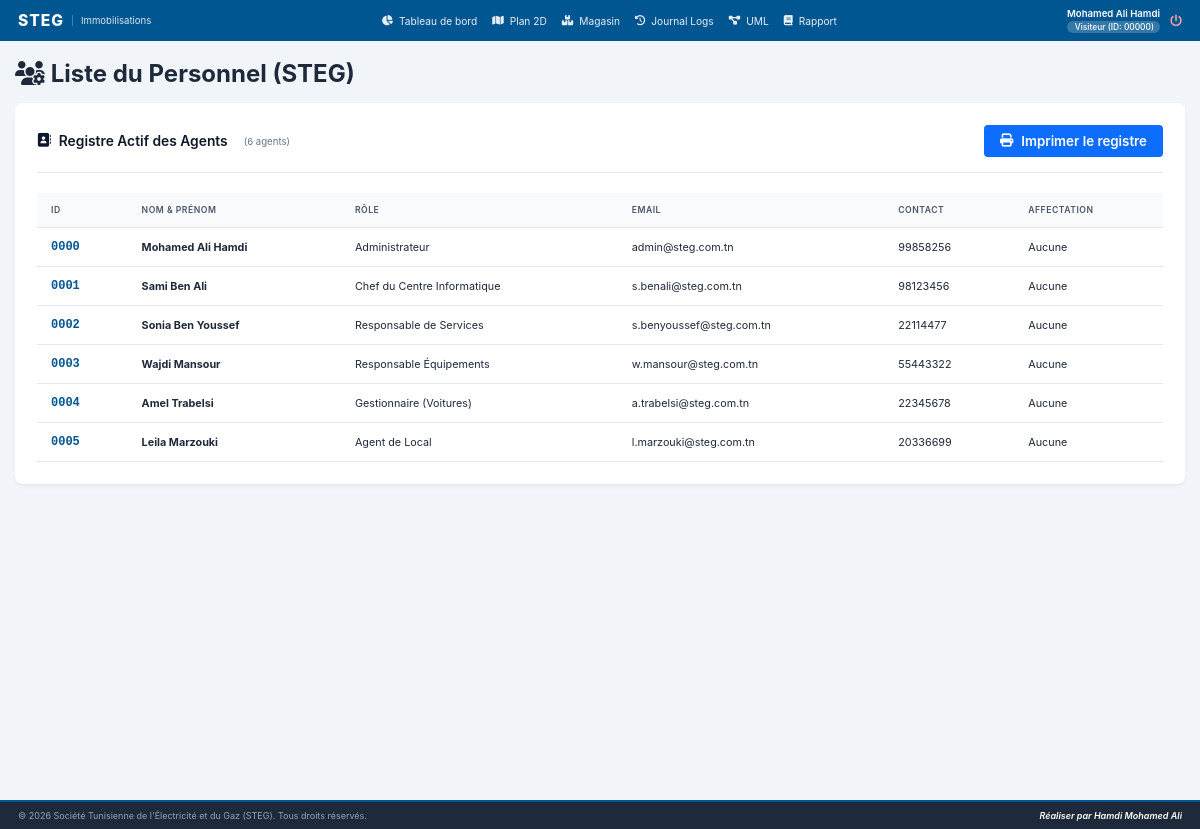
The app's page /code/views/list_utilisateurs.php (signed in) with its own data.
### tables this page shows
CREATE TABLE `users` (
  `idUtilisateur` int(5) UNSIGNED ZEROFILL NOT NULL AUTO_INCREMENT,
  `nom` varchar(255) NOT NULL,
  `email` varchar(255) NOT NULL,
  `tel` varchar(15) NOT NULL,
  `motDePasse` varchar(255) NOT NULL,
  `idProfil` int(11) NOT NULL,
  `idLocalAssigne` int(11) DEFAULT NULL,
  `statut` tinyint(1) NOT NULL DEFAULT 1 COMMENT '1 = Active, 0 = Inactive',
  PRIMARY KEY (`idUtilisateur`),
  UNIQUE KEY `unique_email` (`email`)
);

CREATE TABLE `profils` (
  `idProfil` int(11) NOT NULL AUTO_INCREMENT,
  `labelProfil` varchar(255) NOT NULL,
  PRIMARY KEY (`idProfil`)
);

### code/views/list_utilisateurs.php (the view, shortened to what this page needs)
<?php
require_once '../includes/header.php';
require_once '../includes/navbar.php';
require_once '../config/db.php';
$agents   = [];
try {
    $agents = $pdo->query("
        SELECT u.*, p.labelProfil
        FROM users u
        LEFT JOIN profils p ON u.idProfil = p.idProfil
        WHERE u.statut = 1
        ORDER BY u.idUtilisateur ASC
    ")->fetchAll(PDO::FETCH_ASSOC);
} catch (PDOException $e) {
    $errorMsg = "Impossible de charger le registre du personnel : " . $e->getMessage();
}
?>
<div class="users-wrapper">
    <div class="users-header">
        <h1><i class="fa-solid fa-users-gear"></i> Liste du Personnel (STEG)</h1>
    </div>
    <br>
    <div class="users-card card-table" style="background:white;border-radius:8px;box-shadow:var(--card-shadow);padding:22px;">
        <div style="display:flex;justify-content:space-between;align-items:center;margin-bottom:10px;">
            <h2 style="margin:0;font-size:1.15rem;color:#0f172a;font-weight:600;">
                <i class="fa-solid fa-address-book"></i> Registre Actif des Agents
                <span style="font-size:0.8rem;color:#64748b;font-weight:400;margin-left:8px;">
                    (<?= count($agents) ?> agent<?= count($agents) > 1 ? 's' : '' ?>)
                </span>
            </h2>
            <button type="button" id="btnPrintRegister" class="btn-print"
                    style="background-color:#0d6efd;color:white;border:none;padding:8px 16px;border-radius:4px;font-weight:600;cursor:pointer;display:flex;align-items:center;gap:8px;">
                <i class="fa-solid fa-print"></i> Imprimer le registre
            </button>
        </div>
        <hr style="border:0;height:1px;background:#e2e8f0;margin:15px 0 20px;">
        <div class="table-scroll">
            <table class="steg-table" style="width:100%;border-collapse:collapse;font-size:0.9rem;text-align:left;">
                <thead>
                    <tr style="background-color:#f8fafc;color:#475569;font-weight:600;font-size:0.85rem;text-transform:uppercase;letter-spacing:0.5px;">
                        <th style="padding:12px 14px;border-bottom:1px solid #e2e8f0;">ID</th>
                        <th style="padding:12px 14px;border-bottom:1px solid #e2e8f0;">Nom &amp; Prénom</th>
                        <th style="padding:12px 14px;border-bottom:1px solid #e2e8f0;">Rôle</th>
                        <th style="padding:12px 14px;border-bottom:1px solid #e2e8f0;">Email</th>
                        <th style="padding:12px 14px;border-bottom:1px solid #e2e8f0;">Contact</th>
                        <th style="padding:12px 14px;border-bottom:1px solid #e2e8f0;">Affectation</th>
                    </tr>
                </thead>
                <tbody>
                    <?php if (empty($agents)): ?>
                        <tr>
                            <td colspan="6" class="no-data" style="text-align:center;color:var(--text-light);font-style:italic;padding:25px 0;">
                                Aucun utilisateur actif trouvé.
                            </td>
                        </tr>
                    <?php else: ?>
                        <?php foreach ($agents as $agent): ?>
                        <tr style="border-bottom:1px solid #e2e8f0;">
                            <td class="cell-user-id" style="padding:12px 14px;font-family:'Courier New',Courier,monospace;font-weight:700;color:var(--primary-color);font-size:1rem;">
                                <?= str_pad($agent['idUtilisateur'], 4, '0', STR_PAD_LEFT) ?>
                            </td>
                            <td style="padding:12px 14px;"><strong><?= htmlspecialchars($agent['nom']) ?></strong></td>
                            <td style="padding:12px 14px;">
                                <?= htmlspecialchars($agent['labelProfil'] ?? 'N/A') ?>
                            </td>
                            <td style="padding:12px 14px;"><?= htmlspecialchars($agent['email']) ?></td>
                            <td style="padding:12px 14px;"><?= htmlspecialchars($agent['tel']) ?></td>
                            <td style="padding:12px 14px;">
                                <?php if ($agent['idLocalAssigne'] !== null && $agent['idLocalAssigne'] !== ''): ?>
                                    <span class="badge-loc-id"><i class="fa-solid fa-location-arrow"></i> Zone <?= htmlspecialchars($agent['idLocalAssigne']) ?></span>
                                <?php else: ?>
                                    <span class="text-muted">Aucune</span>
                                <?php endif; ?>
                            </td>
                        </tr>
                        <?php endforeach; ?>
                    <?php endif; ?>
                </tbody>
            </table>
        </div>
    </div>
</div>
<?php require_once '../includes/footer.php'; ?>

### code/includes/header.php (shortened to what this page needs)
<?php
$userIdFormate = str_pad($_SESSION['idUtilisateur'], 5, '0', STR_PAD_LEFT);
?>
<!DOCTYPE html>
<html lang="fr">
<head>
    <link rel="stylesheet" href="../css/style.css">
    <link rel="stylesheet" href="https://cdnjs.cloudflare.com/ajax/libs/font-awesome/6.4.0/css/all.min.css">
</head>
<body class="dashboard-body">
<div class="app-layout">

### code/includes/navbar.php
<?php
$idProfil = $_SESSION['idProfil'] ?? null;
?>
<nav class="main-navbar">
    <div class="nav-brand">
        <span class="brand-logo">STEG</span>
        <span class="brand-sub">Immobilisations</span>
    </div>
    <ul class="nav-links">
        <?php if ($idProfil !== null): ?>
            <?php if (in_array((int)$idProfil, [1, 2, 3, 4, 5])): ?>
                <li><a href="dashboard.php" class="nav-item"><i class="fa-solid fa-chart-pie"></i> Tableau de bord</a></li>
            <?php endif; ?>
            <?php if (in_array((int)$idProfil, [1, 2, 3, 4, 5, 6])): ?>
                <li><a href="gestion_plan.php" class="nav-item"><i class="fa-solid fa-map"></i> Plan 2D</a></li>
            <?php endif; ?>
            <?php if (in_array((int)$idProfil, [1, 2, 4])): ?>
                <li><a href="gestion_magasin.php" class="nav-item"><i class="fa-solid fa-boxes-stacked"></i> Magasin</a></li>
            <?php endif; ?>
            <?php if (in_array((int)$idProfil, [1, 2])): ?>
                <li><a href="logs.php" class="nav-item"><i class="fa-solid fa-history"></i> Journal Logs</a></li>
            <?php endif; ?>
            <?php if (in_array((int)$idProfil, [1])): ?>
                <li><a href="uml.php" class="nav-item"><i class="fa-solid fa-diagram-project"></i> UML</a></li>
                <li><a href="rapport.php" class="nav-item"><i class="fa-solid fa-book"></i> Rapport</a></li>
            <?php endif; ?>
        <?php endif; ?>
    </ul>
    <div class="nav-user-profile">
        <?php if (isset($_SESSION['nom']) || isset($_SESSION['labelProfil'])): ?>
            <div class="user-info">
                <span class="user-name">
                    <?= htmlspecialchars($_SESSION['nom'] ?? '') ?>
                </span>
                <span class="user-role-badge">
                    <?= htmlspecialchars(ucfirst($_SESSION['labelProfil'] ?? 'Visiteur')) ?>
                    (ID: <?= htmlspecialchars($userIdFormate ?? 'N/A') ?>)
                </span>
            </div>
            <a href="logout.php" class="btn-logout" title="Se déconnecter">
                <i class="fa-solid fa-power-off"></i>
            </a>
        <?php else: ?>
            <a href="login.php" class="nav-item"><i class="fa-solid fa-sign-in-alt"></i> Se connecter</a>
        <?php endif; ?>
    </div>
</nav>
<main class="main-content">

### code/includes/footer.php (shortened to what this page needs)
</main> </div> <footer class="main-footer">
    <div class="footer-container">
        <p>&copy; <?= date('Y') ?> Société Tunisienne de l'Électricité et du Gaz (STEG). Tous droits réservés.</p>
        <p class="footer-credits">Réaliser par Hamdi Mohamed Ali</p>
    </div>
</footer>
</body>
</html>

### code/css/style.css (style rules this page uses)
:root { --primary-color: #005691; --primary-hover: #003d66; --success-color: #16a34a; --warning-color: #ca8a04; --danger-color: #dc2626; --accent-blue: #3b82f6; --text-dark: #1e293b; --text-light: #64748b; --text-muted: #94a3b8; --bg-main: #0f172a; --bg-card: #1e293b; --bg-light: #f1f5f9; --border-color: #334155; --border-light: #cbd5e1; --card-shadow: 0 3px 5px -1px rgba(0,0,0,0.05), 0 2px 3px -2px rgba(0,0,0,0.05); }
* { margin: 0; padding: 0; box-sizing: border-box; font-family: 'Inter', 'Segoe UI', Tahoma, Geneva, Verdana, sans-serif; }
html { font-size: 12px; }
body { background-color: var(--bg-main); color: var(--text-dark); min-height: 100vh; display: flex; flex-direction: column; }
.app-layout { display: flex; flex-direction: column; min-height: 100vh; }
.main-content { flex: 1; padding: 18px 15px; background-color: var(--bg-light); }
.main-navbar { display: flex; justify-content: space-between; align-items: center; background-color: var(--primary-color); color: #ffffff; padding: 8px 18px; box-shadow: 0 2px 4px rgba(0,0,0,0.08); flex-shrink: 0; }
.nav-brand { display: flex; align-items: center; }
.nav-brand .brand-logo { font-size: 1.3rem; font-weight: 800; letter-spacing: 1px; }
.nav-brand .brand-sub { font-size: 0.8rem; margin-left: 8px; opacity: 0.85; border-left: 1px solid rgba(255,255,255,0.3); padding-left: 8px; }
.nav-links { display: flex; list-style: none; gap: 15px; }
.nav-links a { color: #fff; text-decoration: none; font-size: 0.85rem; display: flex; align-items: center; gap: 6px; opacity: 0.9; transition: opacity 0.2s; }
.nav-user-profile { display: flex; align-items: center; gap: 10px; }
.user-info { display: flex; flex-direction: column; text-align: right; }
.user-name { font-weight: 600; font-size: 0.8rem; }
.user-role-badge { font-size: 0.7rem; background-color: rgba(255,255,255,0.2); padding: 1px 6px; border-radius: 10px; margin-top: 2px; font-weight: 500; }
.btn-logout { color: #fca5a5; font-size: 1rem; transition: transform 0.2s; text-decoration: none; }
.main-footer { background-color: #1e293b; color: #94a3b8; padding: 8px 18px; font-size: 0.75rem; border-top: 2px solid var(--primary-color); flex-shrink: 0; }
.footer-container { display: flex; justify-content: space-between; align-items: center; flex-wrap: wrap; gap: 8px; }
.footer-credits { font-weight: 600; color: #ffffff; font-style: italic; }
.table-scroll, .table-responsive { overflow-x: auto; width: 100%; }
.steg-table, .dashboard-table { width: 100%; border-collapse: collapse; font-size: 0.8rem; text-align: left; }
.steg-table th, .steg-table td, .dashboard-table th, .dashboard-table td { padding: 8px 10px; border-bottom: 1px solid #e2e8f0; }
.steg-table th, .dashboard-table th { background-color: #f8fafc; color: #475569; font-weight: 600; font-size: 0.72rem; text-transform: uppercase; letter-spacing: 0.5px; }
.cell-code, .cell-user-id, .cell-id-local { font-family: 'Courier New', Courier, monospace; font-weight: 700; color: var(--primary-color); font-size: 0.85rem; }
.dashboard-wrapper, .immo-wrapper, .locaux-wrapper, .pannes-wrapper, .users-wrapper { max-width: 1300px; margin: 0 auto; }
.dashboard-section, .immo-card, .locaux-card, .pannes-card, .users-card { background: white; border-radius: 6px; box-shadow: var(--card-shadow); padding: 16px; }
.dashboard-section h2, .immo-card h2, .locaux-card h2, .pannes-card h2, .users-card h2 { font-size: 0.95rem; color: #0f172a; font-weight: 600; display: flex; align-items: center; gap: 8px; }
.dashboard-section hr, .immo-card hr, .locaux-card hr, .pannes-card hr, .users-card hr { border: 0; height: 1px; background: #e2e8f0; margin: 10px 0 14px; }

### records on screen
users: idUtilisateur "0000", nom "Mohamed Ali Hamdi", idProfil.labelProfil "Administrateur", email "admin@steg.com.tn", tel "99858256", shows "Aucune"
users: idUtilisateur "0001", nom "Sami Ben Ali", idProfil.labelProfil "Chef du Centre Informatique", email "s.benali@steg.com.tn", tel "98123456", shows "Aucune"
users: idUtilisateur "0002", nom "Sonia Ben Youssef", idProfil.labelProfil "Responsable de Services", email "s.benyoussef@steg.com.tn", tel "22114477", shows "Aucune"
users: idUtilisateur "0003", nom "Wajdi Mansour", idProfil.labelProfil "Responsable Équipements", email "w.mansour@steg.com.tn", tel "55443322", shows "Aucune"
users: idUtilisateur "0004", nom "Amel Trabelsi", idProfil.labelProfil "Gestionnaire (Voitures)", email "a.trabelsi@steg.com.tn", tel "22345678", shows "Aucune"
users: idUtilisateur "0005", nom "Leila Marzouki", idProfil.labelProfil "Agent de Local", email "l.marzouki@steg.com.tn", tel "20336699", shows "Aucune"

### other values on screen
$_SESSION['nom'] "Mohamed Ali Hamdi"
$_SESSION['labelProfil'] "Visiteur"
$userIdFormate "00000"
count($agents) "6"
